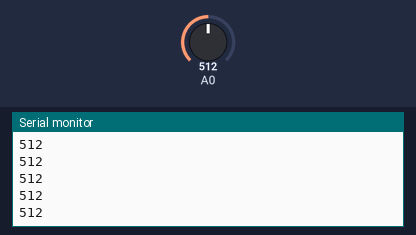
Bench run of a sketch on a simulated Arduino Uno, built with avr-gcc and run on an emulated ATmega328P. Shown: the last lines printed to the serial monitor. The inputs (shaded band) are chosen by the test bench; at power-on: A0 = 512.

Above: at 1.2 s.
1.3 s: A0 set to 440
At 2.7 s:
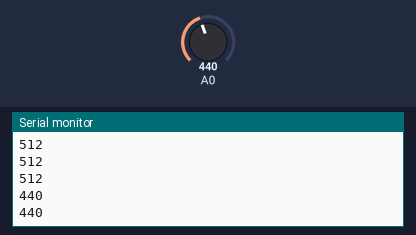
2.8 s: A0 set to 460
At 3.6 s:
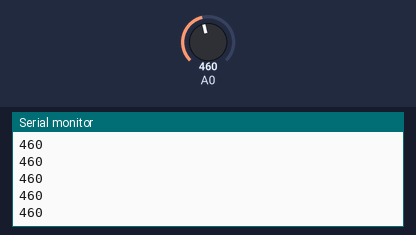
Timing chart, 0 to 5.8 s (numbered marks = the images above; inputs shaded):
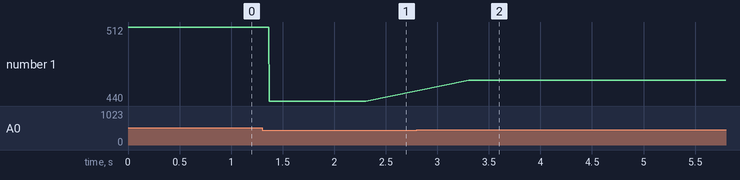

The sketch:

DigiPotESk8.ino
```cpp
#include <Arduino.h>
#include <SPI.h>
const int CS = 10;
const int throttle = A0;
int level = 135;
int noMotorLevel = 120;
int startTime = millis();

void potWrite(int value)
{
  // Note that the integer vale passed to this subroutine
  // is cast to a byte
  value = (byte) value;
  digitalWrite(CS,LOW);
  SPI.transfer(B00010001); // This tells the chip to set the pot
  SPI.transfer(value);     // This tells it the pot position
  digitalWrite(CS,HIGH);
  //Serial.println(value);
}

void brakeGradualDecrease() {
  for (int bLevel = level - 50; bLevel > 45; bLevel-=2) {
    potWrite(bLevel);
    delay(100);
  }
}

void brakeAlternateVals(int UPPER, int LOWER) {
  potWrite(UPPER);
  delay(500);
  potWrite(LOWER);
  delay(500);
}

void setup() {
  pinMode(CS, OUTPUT);
  Serial.begin(9600);
  SPI.begin();
}

void loop() {
  int throttle = analogRead(A0);
  Serial.println(throttle);
  /*for (int i = 0; i < 3; i ++) {
    brakeAlternateVals(110, 49); //send alternating values to the motor to dampen brake
  }*/
  if (throttle <= 450) {
    brakeAlternateVals(110, 49);
  } else {
    potWrite(throttle);
  }

}
```

Measured:
- after the input at 1.3 s, the serial monitor: prints a new line after 0.07 s (image 1)
- after the input at 2.8 s, the serial monitor: prints a new line after 0.51 s (image 2)
- plotted number 1: 512 → 440 after the input at 1.3 s, 440 → 460 after the input at 2.8 s
